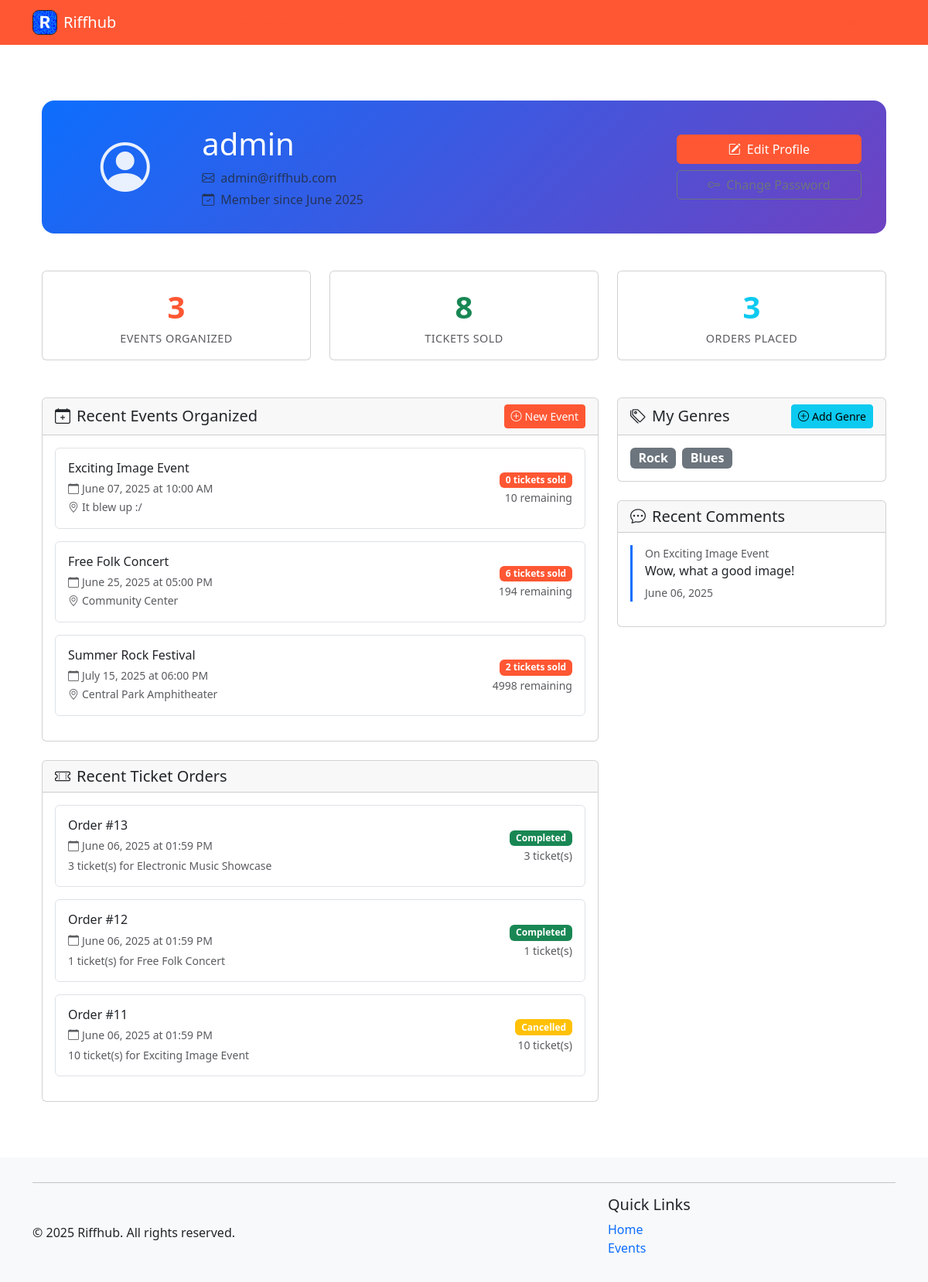
Page /auth/profile (signed in) on the committed database.
### riffhub/models.py (models this page shows, shortened)
class User(db.Model):
    __tablename__ = 'users'
    id = db.Column(db.Integer, primary_key=True)
    username = db.Column(db.String(80), unique=True, nullable=False)
    email = db.Column(db.String(120), unique=True, nullable=False)
    password_hash = db.Column(db.String(128), nullable=False)
    created_at = db.Column(db.DateTime, default=datetime.utcnow)
    events = db.relationship('Event', backref='organizer', lazy='dynamic', cascade='all, delete-orphan')
    orders = db.relationship('Order', backref='user', lazy='dynamic', cascade='all, delete-orphan')
    comments = db.relationship('Comment', backref='user', lazy='dynamic', cascade='all, delete-orphan')
    genres = db.relationship('Genre', backref='user', lazy='dynamic', cascade='all, delete-orphan')
    @property
    def password(self):
        raise AttributeError('password is not a readable attribute')

class Event(db.Model):
    __tablename__ = 'events'
    id = db.Column(db.Integer, primary_key=True)
    title = db.Column(db.String(120), nullable=False)
    description = db.Column(db.Text)
    genre_id = db.Column(db.Integer, db.ForeignKey('genres.id'))
    date = db.Column(db.Date, nullable=False)
    time = db.Column(Time, nullable=False)
    location = db.Column(db.String(120))
    image = db.Column(db.String(255))
    capacity = db.Column(db.Integer, default=0)  # 0 means unlimited capacity
    price = db.Column(db.Double, default=0)  # 0 means free entry
    organizer_id = db.Column(db.Integer, db.ForeignKey('users.id'))
    created_at = db.Column(db.DateTime, default=datetime.utcnow)
    tickets = db.relationship('Ticket', backref='event', lazy='dynamic', cascade='all, delete-orphan')
    comments = db.relationship('Comment', backref='event', lazy='dynamic', cascade='all, delete-orphan')
    @property
    def ticket_count(self):
        from riffhub.models import Order  # Import here to avoid circular imports
        return db.session.query(db.func.sum(Ticket.quantity))\
            .join(Order)\
            .filter(Ticket.event_id == self.id)\
            .filter(Order.status == 'completed')\
            .scalar() or 0
    @property
    def available_tickets(self):
        if self.capacity <= 0:  # Unlimited capacity
            return None
        return max(0, self.capacity - self.ticket_count)

class Order(db.Model):
    __tablename__ = 'orders'
    id = db.Column(db.Integer, primary_key=True)
    user_id = db.Column(db.Integer, db.ForeignKey('users.id'), nullable=False)
    order_date = db.Column(db.DateTime, default=datetime.utcnow)
    status = db.Column(db.String(20), default='completed')  # could be 'pending', 'completed', 'cancelled'
    tickets = db.relationship('Ticket', backref='order', lazy='dynamic', cascade='all, delete-orphan')
    @property
    def total_tickets(self):
        return sum(ticket.quantity for ticket in self.tickets)

class Ticket(db.Model):
    __tablename__ = 'tickets'
    id = db.Column(db.Integer, primary_key=True)
    order_id = db.Column(db.Integer, db.ForeignKey('orders.id'), nullable=False)
    event_id = db.Column(db.Integer, db.ForeignKey('events.id'), nullable=False)
    quantity = db.Column(db.Integer, nullable=False, default=1)
    created_at = db.Column(db.DateTime, default=datetime.utcnow)

class Genre(db.Model):
    __tablename__ = 'genres'
    id = db.Column(db.Integer, primary_key=True)
    title = db.Column(db.String(20), nullable=False)
    user_id = db.Column(db.Integer, db.ForeignKey('users.id'), nullable=False)
    events = db.relationship('Event', backref='genre', lazy='dynamic')

class Comment(db.Model):
    __tablename__ = 'comments'
    id = db.Column(db.Integer, primary_key=True)
    user_id = db.Column(db.Integer, db.ForeignKey('users.id'), nullable=False)
    event_id = db.Column(db.Integer, db.ForeignKey('events.id'), nullable=False)
    body = db.Column(db.Text, nullable=False)
    created_at = db.Column(db.DateTime, default=datetime.utcnow)

### riffhub/blueprints/auth/routes.py (the view)
@bp.route('/profile')
def profile():
    if 'user_id' not in session:
        flash('Please log in to access your profile', 'danger')
        return redirect(url_for('auth.login'))
    user = User.query.get_or_404(session['user_id'])
    events_organized = user.events.count()
    total_tickets_sold = sum(event.ticket_count for event in user.events)
    orders = user.orders.order_by(desc(Order.order_date)).all()
    genres = user.genres.all()
    recent_events = user.events.order_by(desc(Event.created_at)).limit(5).all()
    recent_comments = user.comments.order_by(desc('created_at')).limit(5).all()
    return render_template('profile.html',
                         user=user,
                         events_organized=events_organized,
                         total_tickets_sold=total_tickets_sold,
                         orders=orders,
                         genres=genres,
                         recent_events=recent_events,
                         recent_comments=recent_comments)

### riffhub/helpers.py (called while the page is built)
def utility_processor():
    def format_date(date_str):
        try:
            if isinstance(date_str, str):
                date_obj = datetime.strptime(date_str, '%Y-%m-%d')
                return date_obj.strftime('%B %d, %Y')
            return date_str.strftime('%B %d, %Y')
        except:
            return date_str
    return dict(format_date=format_date, now=datetime.now())

### riffhub/blueprints/auth/templates/profile.html (shortened to what this page needs)
{% extends 'base.html' %}
{% import 'macros.html' as macros %}
{% block content %}
<div class="container my-5">
    <div class="profile-header mb-5">
        <div class="row align-items-center">
            <div class="col-md-2 text-center">
                <div class="profile-avatar">
                    <i class="bi bi-person-circle"></i>
                </div>
            </div>
            <div class="col-md-7">
                <h1 class="mb-2">{{ user.username }}</h1>
                <p class="text-muted mb-1">
                    <i class="bi bi-envelope me-2"></i>{{ user.email }}
                </p>
                <p class="text-muted mb-0">
                    <i class="bi bi-calendar-check me-2"></i>Member since {{ user.created_at.strftime('%B %Y') }}
                </p>
            </div>
            <div class="col-md-3">
                <div class="d-grid gap-2">
                    <a href="{{ url_for('auth.edit_profile') }}" class="btn btn-primary">
                        <i class="bi bi-pencil-square me-2"></i>Edit Profile
                    </a>
                    <a href="{{ url_for('auth.change_password') }}" class="btn btn-outline-secondary">
                        <i class="bi bi-key me-2"></i>Change Password
                    </a>
                </div>
            </div>
        </div>
    </div>
    <div class="row g-4 mb-5">
        <div class="col-md-4">
            <div class="card text-center h-100">
                <div class="card-body">
                    <div class="stat-number text-primary">{{ events_organized }}</div>
                    <div class="stat-label text-muted">Events Organized</div>
                </div>
            </div>
        </div>
        <div class="col-md-4">
            <div class="card text-center h-100">
                <div class="card-body">
                    <div class="stat-number text-success">{{ total_tickets_sold }}</div>
                    <div class="stat-label text-muted">Tickets Sold</div>
                </div>
            </div>
        </div>
        <div class="col-md-4">
            <div class="card text-center h-100">
                <div class="card-body">
                    <div class="stat-number text-info">{{ orders|length }}</div>
                    <div class="stat-label text-muted">Orders Placed</div>
                </div>
            </div>
        </div>
    </div>
    <div class="row">
        <div class="col-lg-8">
            <div class="card mb-4">
                <div class="card-header d-flex justify-content-between align-items-center">
                    <h5 class="mb-0">
                        <i class="bi bi-calendar-plus me-2"></i>Recent Events Organized
                    </h5>
                    <a href="{{ url_for('events.create') }}" class="btn btn-primary btn-sm">
                        <i class="bi bi-plus-circle me-1"></i>New Event
                    </a>
                </div>
                <div class="card-body">
                    {% if recent_events %}
                    {% for event in recent_events %}
                    <div class="border rounded p-3 mb-3">
                        <div class="row align-items-center">
                            <div class="col-md-8">
                                <h6 class="mb-1">{{ event.title }}</h6>
                                <small class="text-muted">
                                    <i class="bi bi-calendar me-1"></i>{{ event.date.strftime('%B %d, %Y') }} at {{
                                    event.time.strftime('%I:%M %p') }}
                                </small>
                                {% if event.location %}
                                <br><small class="text-muted">
                                    <i class="bi bi-geo-alt me-1"></i>{{ event.location }}
                                </small>
                                {% endif %}
                            </div>
                            <div class="col-md-4 text-end">
                                <span class="badge bg-primary">{{ event.ticket_count }} tickets sold</span>
                                {% if event.capacity > 0 %}
                                <br><small class="text-muted">{{ event.available_tickets }} remaining</small>
                                {% endif %}
                            </div>
                        </div>
                    </div>
                    {% endfor %}
                    {% endif %}
                </div>
            </div>
            <div class="card mb-4">
                <div class="card-header">
                    <h5 class="mb-0">
                        <i class="bi bi-ticket-perforated me-2"></i>Recent Ticket Orders
                    </h5>
                </div>
                <div class="card-body">
                    {% if orders %}
                    {% for order in orders[:5] %}
                    <div class="border rounded p-3 mb-3">
                        <div class="row align-items-center">
                            <div class="col-md-8">
                                <h6 class="mb-1">Order #{{ order.id }}</h6>
                                <small class="text-muted">
                                    <i class="bi bi-calendar me-1"></i>{{ order.order_date.strftime('%B %d, %Y at %I:%M
                                    %p') }}
                                </small>
                                <div class="mt-1">
                                    {% for ticket in order.tickets %}
                                    <small class="d-block text-muted">
                                        {{ ticket.quantity }} ticket(s) for {{ ticket.event.title }}
                                    </small>
                                    {% endfor %}
                                </div>
                            </div>
                            <div class="col-md-4 text-end">
                                <span class="badge bg-{{ 'success' if order.status == 'completed' else 'warning' }}">
                                    {{ order.status.title() }}
                                </span>
                                <br><small class="text-muted">{{ order.total_tickets }} ticket(s)</small>
                            </div>
                        </div>
                    </div>
                    {% endfor %}
                    {% endif %}
                </div>
            </div>
        </div>
        <div class="col-lg-4">
            <div class="card mb-4">
                <div class="card-header d-flex justify-content-between align-items-center">
                    <h5 class="mb-0">
                        <i class="bi bi-tags me-2"></i>My Genres
                    </h5>
                    <a href="{{ url_for('events.genres') }}" class="btn btn-info btn-sm">
                        <i class="bi bi-plus-circle me-1"></i>Add Genre
                    </a>
                </div>
                <div class="card-body">
                    {% if genres %}
                    <div class="d-flex flex-wrap gap-2">
                        {% for genre in genres %}
                        <span class="badge bg-secondary fs-6">{{ genre.title }}</span>
                        {% endfor %}
                    </div>
                    {% endif %}
                </div>
            </div>
            {% if recent_comments %}
            <div class="card mb-4">
                <div class="card-header">
                    <h5 class="mb-0">
                        <i class="bi bi-chat-dots me-2"></i>Recent Comments
                    </h5>
                </div>
                <div class="card-body">
                    {% for comment in recent_comments %}
                    <div class="border-start border-primary border-3 ps-3 mb-3">
                        <small class="text-muted d-block">On {{ comment.event.title }}</small>
                        <p class="mb-1">{{ comment.body }}</p>
                        <small class="text-muted">{{ comment.created_at.strftime('%B %d, %Y') }}</small>
                    </div>
                    {% endfor %}
                </div>
            </div>
            {% endif %}
        </div>
    </div>
</div>
{% endblock %}

### .utils/ass_2_reference/static/style/styles.css (style rules this page uses)
:root { --brand-primary: #ff5733; --brand-highlight: #ff7300; }
body { text-decoration: none; }
.bg-primary { background-color: var(--brand-primary) !important; }
.text-primary { color: var(--brand-primary) !important; }
.btn-primary { background-color: var(--brand-primary); border-color: var(--brand-primary); }

### riffhub/blueprints/auth/templates/profile.html (style rules this page uses)
.profile-header { background: linear-gradient(135deg, #0d6efd 0%, #6f42c1 100%); color: white; padding: 2rem; border-radius: 1rem; }
.profile-avatar { font-size: 4rem; color: rgba(255, 255, 255, 0.9); }
.stat-number { font-size: 2.5rem; font-weight: bold; display: block; }
.stat-label { font-size: 0.9rem; text-transform: uppercase; letter-spacing: 0.5px; }

### riffhub/templates/base.html (style rules this page uses)
.flex-wrapper { min-height: 100vh; display: flex; flex-direction: column; }

### rows in the picture
User: username "admin", email "admin@riffhub.com", created_at "June 2025"
Event: title "Exciting Image Event", date "June 07, 2025", time "10:00 AM", location "It blew up :/", ticket_count "0", available_tickets "10"
Event: title "Free Folk Concert", date "June 25, 2025", time "05:00 PM", location "Community Center", ticket_count "6", available_tickets "194"
Event: title "Summer Rock Festival", date "July 15, 2025", time "06:00 PM", location "Central Park Amphitheater", ticket_count "2", available_tickets "4998"
Order: id "13", order_date "June 06, 2025 at 01:59 PM", status "Completed", total_tickets "3"
Ticket: quantity "3", event "Electronic Music Showcase"
Order: id "12", order_date "June 06, 2025 at 01:59 PM", status "Completed", total_tickets "1"
Ticket: quantity "1", event "Free Folk Concert"
Order: id "11", order_date "June 06, 2025 at 01:59 PM", status "Cancelled", total_tickets "10"
Ticket: quantity "10", event "Exciting Image Event"
Genre: title "Rock"
Genre: title "Blues"
Comment: event "Exciting Image Event", body "Wow, what a good image!", created_at "June 06, 2025"

### other values in the picture
{{ events_organized }} "3"
{{ total_tickets_sold }} "8"
{{ orders|length }} "3"
